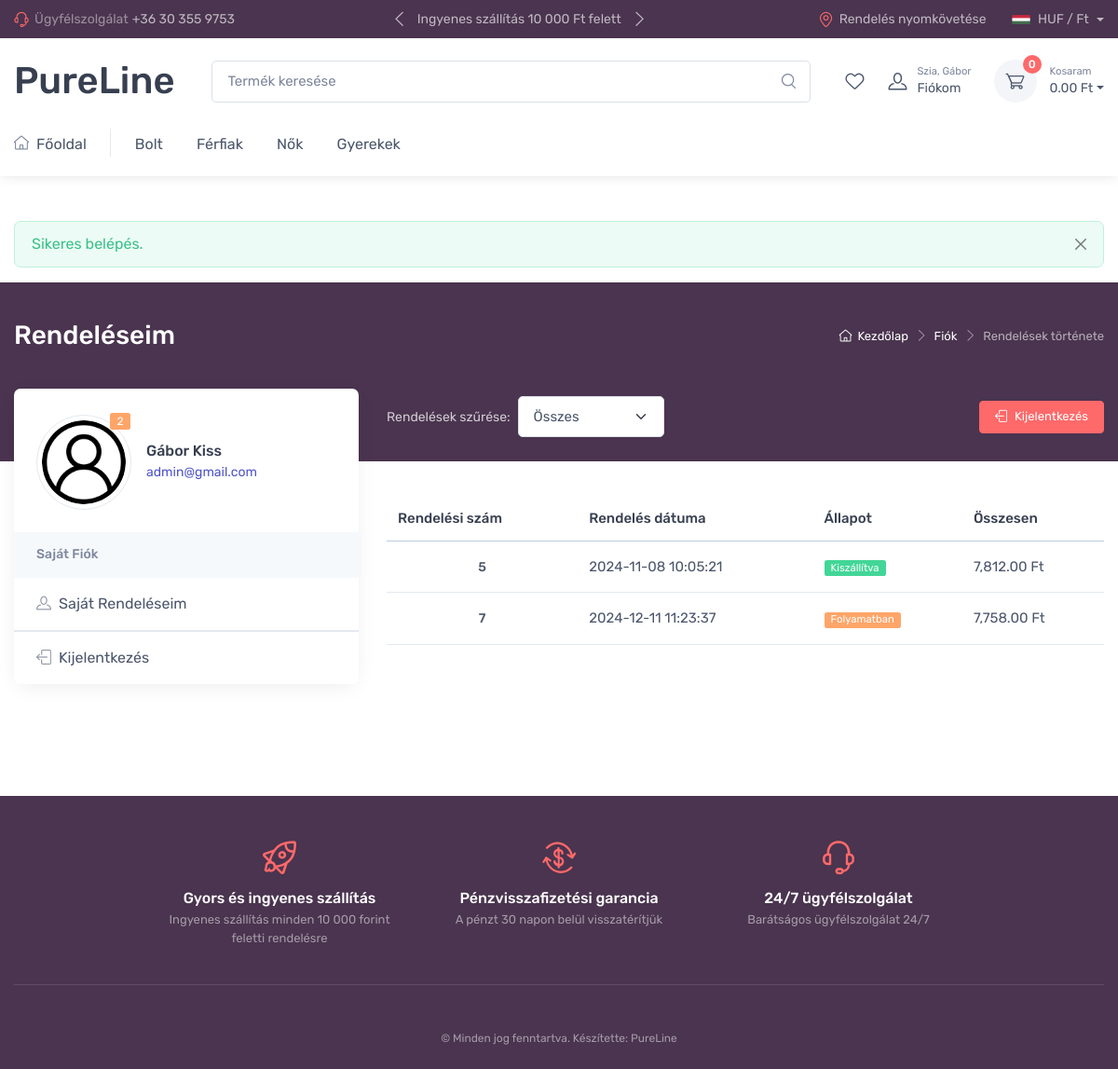
The page /account-orders.php (signed in) on the database as committed earlier.
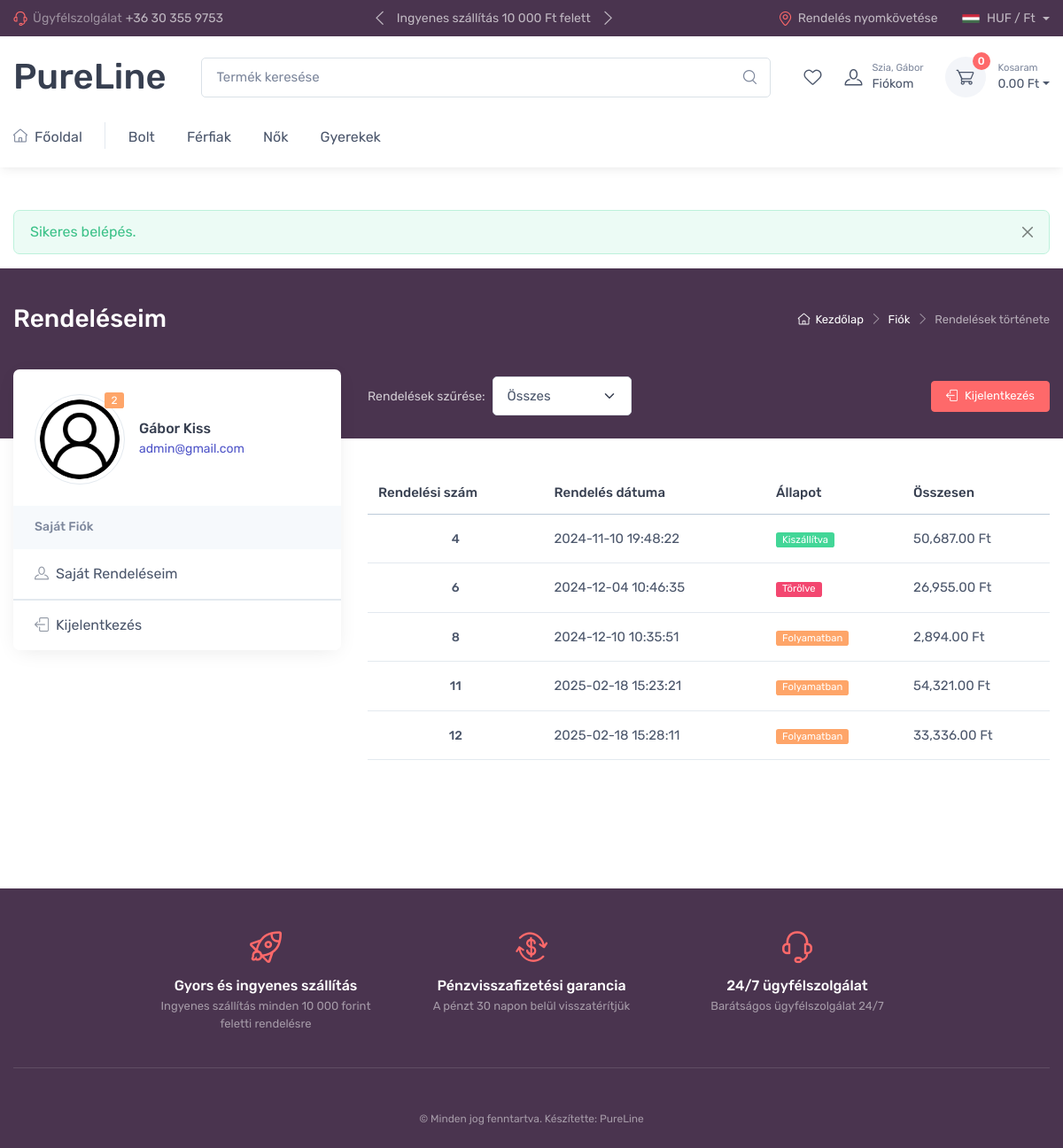
The same page on the database as committed later.
### tables this page shows
CREATE TABLE `orders` (
  `id` int(11) NOT NULL,
  `customer_id` int(11) NOT NULL,
  `order_status` int(11) NOT NULL,
  `shipping` text NOT NULL,
  `cart` text NOT NULL,
  `user` text NOT NULL,
  `order_date` varchar(255) NOT NULL,
  `total_price` int(11) NOT NULL
);

### htdocs/files/functions.php (called while the page is built, shortened)
<?php
 function is_logged_in(){
    if(isset($_SESSION["user"])){
        return true;
    } else{
        return false;
    }
 }

### htdocs/account-orders.php (the view, shortened to what this page needs)
<?php
require_once('files/functions.php');
require_once('files/header.php');
?>
<div class="page-title-overlap bg-linecolor pt-4">
    <div class="container d-lg-flex justify-content-between py-2 py-lg-3">
        <div class="order-lg-2 mb-3 mb-lg-0 pt-lg-2">
            <nav aria-label="breadcrumb">
                <ol class="breadcrumb breadcrumb-light flex-lg-nowrap justify-content-center justify-content-lg-start">
                    <li class="breadcrumb-item"><a class="text-nowrap" href="index.php"><i class="ci-home"></i>Kezdőlap</a></li>
                    <li class="breadcrumb-item text-nowrap"><a href="#">Fiók</a></li>
                    <li class="breadcrumb-item text-nowrap active" aria-current="page">Rendelések története</li>
                </ol>
            </nav>
        </div>
        <div class="order-lg-1 pe-lg-4 text-center text-lg-start">
            <h1 class="h3 text-light mb-0">Rendeléseim</h1>
        </div>
    </div>
</div>
<div class="container pb-5 mb-2 mb-md-4">
    <div class="row">
        <?php require_once('files/account-sidebar.php'); ?>
        <section class="col-lg-8">
            <div class="d-flex justify-content-between align-items-center pt-lg-2 pb-4 pb-lg-5 mb-lg-3">
                <div class="d-flex align-items-center">
                    <label class="d-none d-lg-block fs-sm text-light text-nowrap opacity-75 me-2" for="order-status">Rendelések szűrése:</label>
                    <?php
                    $selected_status = isset($_GET['order_status']) ? intval($_GET['order_status']) : null;
                    ?>
                    <form method="GET" action="">
                        <select class="form-select" id="order-status" name="order_status" onchange="this.form.submit()">
                            <option value="-1" <?php echo ($selected_status === -1) ? 'selected' : ''; ?>>Összes</option>
                        </select>
                    </form>
                </div>
                <a class="btn btn-primary btn-sm d-none d-lg-inline-block" href="logout.php"><i class="ci-sign-out me-2"></i>Kijelentkezés</a>
            </div>
            <?php
            $sql = "SELECT id, order_date, order_status, total_price FROM orders";
            $result = $conn->query($sql);
            if ($result->num_rows > 0) {
                echo '<div class="table-responsive fs-md mb-4">
                        <table class="table table-hover mb-0">
                          <thead>
                            <tr>
                              <th>Rendelési szám</th>
                              <th>Rendelés dátuma</th>
                              <th>Állapot</th>
                              <th>Összesen</th>
                            </tr>
                          </thead>
                          <tbody>';
                $status_labels = [
                    0 => ['text' => 'Kiszállítva', 'class' => 'bg-success'],
                    1 => ['text' => 'Folyamatban', 'class' => 'bg-warning'],
                    2 => ['text' => 'Késik', 'class' => 'bg-secondary'],
                    3 => ['text' => 'Törölve', 'class' => 'bg-danger'],
                ];
                while($row = $result->fetch_assoc()) {
                    $formatted_date = date('Y-m-d H:i:s', $row["order_date"]);
                    $status_info = isset($status_labels[$row["order_status"]]) ? $status_labels[$row["order_status"]] : ['text' => 'Ismeretlen', 'class' => 'bg-light'];
                    echo '<tr>
                            <td class="py-3 text-center" data-label="Rendelési szám"><a class="nav-link-style fw-medium fs-sm" href="#order-details" data-bs-toggle="modal">' . $row["id"] . '</a></td>
                            <td class="py-3" data-label="Rendelés dátuma">' . $formatted_date . '</td>
                            <td class="py-3" data-label="Állapot"><span class="badge ' . $status_info['class'] . ' m-0">' . $status_info['text'] . '</span></td>
                            <td class="py-3" data-label="Összesen">' . number_format($row["total_price"], 2) . ' Ft</td>
                          </tr>';
                }
                echo '</tbody></table></div>';
            }
            ?>
        </section>
    </div>
</div>
<?php
require_once('files/footer.php');
?>

### htdocs/files/header.php (shortened to what this page needs)
<?php
require_once('files/functions.php');
$cart_count = 0;
$cart_total = 0;
?>
<!DOCTYPE html>
<html lang="hu">
<head>
    <link rel="stylesheet" media="screen" href="vendor/simplebar/dist/simplebar.min.css"/>
    <link rel="stylesheet" media="screen" href="vendor/tiny-slider/dist/tiny-slider.css"/>
    <link rel="stylesheet" media="screen" href="vendor/drift-zoom/dist/drift-basic.min.css"/>
    <link rel="stylesheet" media="screen" href="css/theme.min.css">
</head>
  <body class="handheld-toolbar-enabled">
<main class="page-wrapper">
<header class="shadow-sm">
  <div class="topbar topbar-dark bg-linecolor">
    <div class="container">
      <div class="topbar-text text-nowrap d-none d-md-inline-block">
        <i class="ci-support"></i><span class="text-muted me-1">Ügyfélszolgálat</span><a class="topbar-link" href="tel:+36303559753">+36 30 355 9753</a>
      </div>
      <div class="tns-carousel tns-controls-static d-none d-md-block">
        <div class="tns-carousel-inner" data-carousel-options="{&quot;mode&quot;: &quot;gallery&quot;, &quot;nav&quot;: false}">
          <div class="topbar-text">Ingyenes szállítás 10 000 Ft felett</div>
        </div>
      </div>
      <div class="ms-3 text-nowrap">
        <a class="topbar-link me-4 d-none d-md-inline-block" href="checkout-complete.php"><i class="ci-location"></i>Rendelés nyomkövetése</a>
        <div class="topbar-text dropdown disable-autohide">
          <a class="topbar-link dropdown-toggle" href="#" data-bs-toggle="dropdown">
            <img class="me-2" src="img/hu.png" width="20" alt="Hungary">HUF / Ft
          </a>
        </div>
      </div>
    </div>
  </div>
  <div class="navbar-sticky bg-light">
    <div class="navbar navbar-expand-lg navbar-light">
      <div class="container">
        <a class="navbar-brand d-none d-sm-block flex-shrink-0" href="index.php">
          <h1 class="mb-0">PureLine</h1>
        </a>
        <div class="input-group d-none d-lg-flex mx-4">
          <form id="searchForm" method="POST" action="search-results.php" class="position-relative" style="flex: 1 1 auto;">
            <input class="form-control rounded-end pe-5" type="text" name="search" placeholder="Termék keresése" required>
            <i class="ci-search position-absolute top-50 end-0 translate-middle-y text-muted fs-base me-3"
               style="cursor: pointer;" onclick="document.getElementById('searchForm').submit();"></i>
          </form>
        </div>
        <div class="navbar-toolbar d-flex flex-shrink-0 align-items-center">
          <a class="navbar-tool d-none d-lg-flex" href="wishlist.php">
            <div class="navbar-tool-icon-box">
              <i class="navbar-tool-icon ci-heart"></i>
            </div>
          </a>
        </div>
        <?php if (is_logged_in()) { ?>
          <a class="navbar-tool ms-1 ms-lg-0 me-n1 me-lg-2" href="<?php echo $_SESSION['user']['user_type'] === 'admin' ? 'admin-account-orders.php' : 'account-orders.php'; ?>">
        <?php } else { ?>
          <a class="navbar-tool ms-1 ms-lg-0 me-n1 me-lg-2" href="#signin-modal" data-bs-toggle="modal">
        <?php } ?>
            <div class="navbar-tool-icon-box"><i class="navbar-tool-icon ci-user"></i></div>
            <div class="navbar-tool-text ms-n3">
              <?php if (is_logged_in()) { ?>
                <small>Szia, <?=$_SESSION['user']['last_name']?></small>
              <?php } else {  ?>
                <small>Szia, Bejelentkezés</small>
              <?php } ?>
              Fiókom
            </div>
          </a>
          <div class="navbar-tool dropdown ms-3">
            <a class="navbar-tool-icon-box bg-secondary dropdown-toggle" href="cart.php">
              <span class="navbar-tool-label"><?=$cart_count ?></span>
              <i class="navbar-tool-icon ci-cart"></i>
            </a>
            <a class="navbar-tool-text" href="cart.php"><small>Kosaram</small><?=number_format($cart_total, 2) ?> Ft</a>
          </div>
        </div>
      </div>
      <div class="navbar navbar-expand-lg navbar-light navbar-stuck-menu mt-n2 pt-0 pb-2">
        <div class="container">
          <div class="collapse navbar-collapse" id="navbarCollapse">
            <ul class="navbar-nav navbar-mega-nav pe-lg-2 me-lg-2">
              <li class="nav-item dropdown">
                <a class="nav-link ps-lg-0" href="index.php"><i class="ci-home me-2"></i>Főoldal</a>
              </li>
            </ul>
            <ul class="navbar-nav">
              <li class="nav-item dropdown"><a class="nav-link" href="shop.php">Bolt</a></li>
              <li class="nav-item dropdown"><a class="nav-link" href="shop.php?&gender=man">Férfiak</a></li>
              <li class="nav-item dropdown"><a class="nav-link" href="shop.php?gender=woman">Nők</a></li>
              <li class="nav-item dropdown"><a class="nav-link" href="shop.php?gender=kid">Gyerekek</a></li>
            </ul>
          </div>
        </div>
      </div>
    </div>
</header>
<?php if (isset($_SESSION['alert'])): ?>
  <div class="container pt-5">
    <div id="alert-box" class="alert alert-<?= htmlspecialchars($_SESSION['alert']['type']) ?> alert-dismissible fade show" role="alert">
      <?= htmlspecialchars($_SESSION['alert']['message']) ?>
      <button type="button" class="btn-close" data-bs-dismiss="alert" aria-label="Close"></button>
    </div>
  </div>
<?php endif; ?>

### htdocs/files/account-sidebar.php (shortened to what this page needs)
<?php
$u = $_SESSION['user'];
?>
<aside class="col-lg-4 pt-4 pt-lg-0 pe-xl-5">
    <div class="bg-white rounded-3 shadow-lg pt-1 mb-5 mb-lg-0">
        <div class="d-md-flex justify-content-between align-items-center text-center text-md-start p-4">
            <div class="d-md-flex align-items-center">
                <div class="img-thumbnail rounded-circle position-relative flex-shrink-0 mx-auto mb-2 mx-md-0 mb-md-0" style="width: 6.375rem;">
                    <span class="badge bg-warning position-absolute end-0 mt-n2" data-bs-toggle="tooltip" title="Id"><?=$u["id"] ?></span>
                    <img class="rounded-circle" src="img/user.png" alt="felhasználó">
                </div>
                <div class="ps-md-3">
                    <h3 class="fs-base mb-0"><?=$u["last_name"]." ".$u["first_name"] ?></h3>
                    <span class="text-accent fs-sm"><?=$u["email"]?></span>
                </div>
            </div>
        </div>
        <div class="d-lg-block collapse" id="account-menu">
            <div class="bg-secondary px-4 py-3">
                <h3 class="fs-sm mb-0 text-muted">Saját Fiók</h3>
            </div>
            <ul class="list-unstyled mb-0">
                <li class="border-bottom mb-0"><a class="nav-link-style d-flex align-items-center px-4 py-3" href="account-orders.php"><i class="ci-user opacity-60 me-2"></i>Saját Rendeléseim</a></li>
                <li class="border-top mb-0"><a class="nav-link-style d-flex align-items-center px-4 py-3" href="logout.php"><i class="ci-sign-out opacity-60 me-2"></i>Kijelentkezés</a></li>
            </ul>
        </div>
    </div>
</aside>

### htdocs/files/footer.php (shortened to what this page needs)
</main>
<footer class="footer pt-5">
  <div class="pt-5 bg-linecolor">
    <div class="container">
      <div class="row justify-content-center text-center pb-3">
        <div class="col-md-3 col-sm-6 mb-4">
          <div class="d-flex flex-column align-items-center">
            <i class="ci-rocket text-primary" style="font-size: 2.25rem;"></i>
            <div class="pt-3">
              <h6 class="fs-base text-light mb-1">Gyors és ingyenes szállítás</h6>
              <p class="mb-0 fs-ms text-light opacity-50">Ingyenes szállítás minden 10 000 forint feletti rendelésre</p>
            </div>
          </div>
        </div>
        <div class="col-md-3 col-sm-6 mb-4">
          <div class="d-flex flex-column align-items-center">
            <i class="ci-currency-exchange text-primary" style="font-size: 2.25rem;"></i>
            <div class="pt-3">
              <h6 class="fs-base text-light mb-1">Pénzvisszafizetési garancia</h6>
              <p class="mb-0 fs-ms text-light opacity-50">A pénzt 30 napon belül visszatérítjük</p>
            </div>
          </div>
        </div>
        <div class="col-md-3 col-sm-6 mb-4">
          <div class="d-flex flex-column align-items-center">
            <i class="ci-support text-primary" style="font-size: 2.25rem;"></i>
            <div class="pt-3">
              <h6 class="fs-base text-light mb-1">24/7 ügyfélszolgálat</h6>
              <p class="mb-0 fs-ms text-light opacity-50">Barátságos ügyfélszolgálat 24/7</p>
            </div>
          </div>
        </div>
      </div>
      <hr class="hr-light mb-5">
      <div class="pb-4 fs-xs text-light opacity-50 text-center">
        © Minden jog fenntartva. Készítette: <a class="text-light" href="" target="_blank" rel="noopener">PureLine</a>
      </div>
    </div>
  </div>
</footer>
</body>
</html>

### htdocs/files/header.php (style rules this page uses)
.bg-linecolor { background-color:#4a344f; }
.table-responsive { display: block; width: 100%; overflow-x: auto; }
table { width: 100%; border-collapse: collapse; }

Rows that differ between the two databases and show on the page:
removed orders: id "5", order_date "2024-11-08 10:05:21", order_status "Kiszállítva", total_price "7,812.00"
removed orders: id "7", order_date "2024-12-11 11:23:37", order_status "Folyamatban", total_price "7,758.00"
added orders: id "4", order_date "2024-11-10 19:48:22", order_status "Kiszállítva", total_price "50,687.00"
added orders: id "6", order_date "2024-12-04 10:46:35", order_status "Törölve", total_price "26,955.00"
added orders: id "8", order_date "2024-12-10 10:35:51", order_status "Folyamatban", total_price "2,894.00"
added orders: id "11", order_date "2025-02-18 15:23:21", order_status "Folyamatban", total_price "54,321.00"
added orders: id "12", order_date "2025-02-18 15:28:11", order_status "Folyamatban", total_price "33,336.00"
